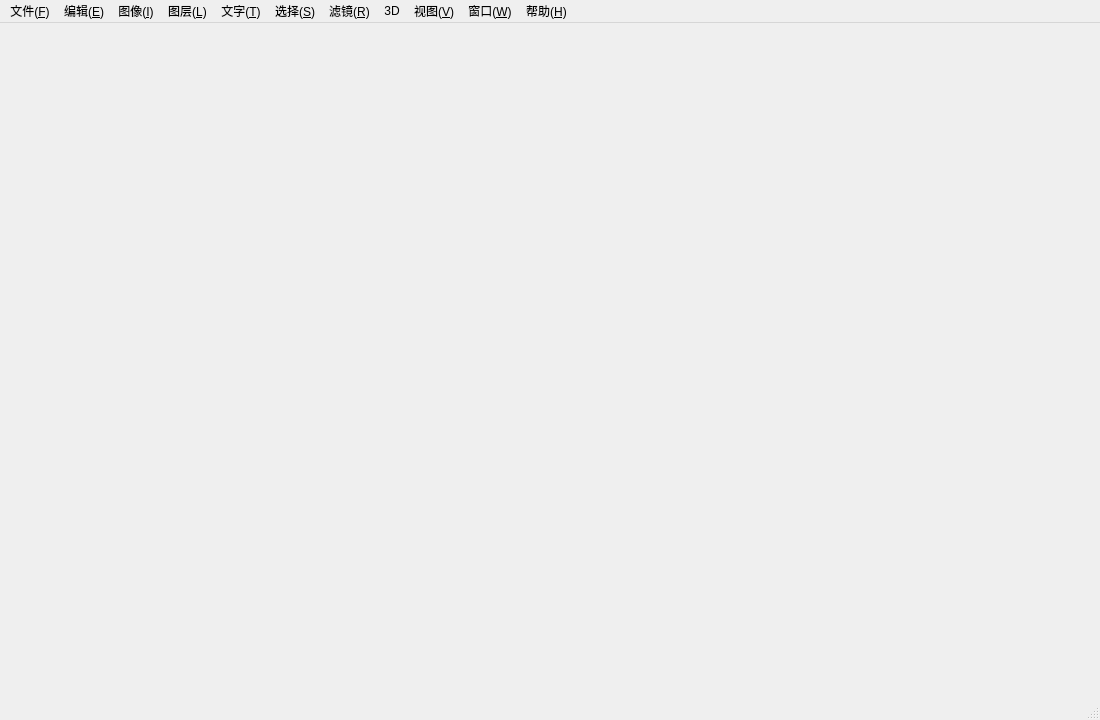
<?xml version="1.0" encoding="UTF-8"?>
<ui version="4.0">
 <class>MainWindow</class>
 <widget class="QMainWindow" name="MainWindow">
  <property name="geometry">
   <rect>
    <x>0</x>
    <y>0</y>
    <width>1100</width>
    <height>720</height>
   </rect>
  </property>
  <property name="windowTitle">
   <string>photoshopDemo</string>
  </property>
  <widget class="QWidget" name="centralwidget">
   <layout class="QVBoxLayout" name="rootVerticalLayout">
    <property name="spacing">
     <number>0</number>
    </property>
    <property name="leftMargin">
     <number>0</number>
    </property>
    <property name="topMargin">
     <number>0</number>
    </property>
    <property name="rightMargin">
     <number>0</number>
    </property>
    <property name="bottomMargin">
     <number>0</number>
    </property>
    <item>
     <widget class="ToolOptionsBar" name="toolOptionsBar" native="true"/>
    </item>
    <item>
     <layout class="QHBoxLayout" name="workspaceLayout">
      <property name="spacing">
       <number>0</number>
      </property>
      <item>
       <widget class="ToolBox" name="toolBox" native="true"/>
      </item>
      <item>
       <widget class="CanvasView" name="canvasView" native="true"/>
      </item>
      <item>
       <widget class="LayerPanel" name="layerPanel" native="true">
        <property name="minimumSize">
         <size>
          <width>240</width>
          <height>0</height>
         </size>
        </property>
        <property name="maximumSize">
         <size>
          <width>320</width>
          <height>16777215</height>
         </size>
        </property>
       </widget>
      </item>
     </layout>
    </item>
   </layout>
  </widget>
  <widget class="QMenuBar" name="menubar">
   <property name="geometry">
    <rect>
     <x>0</x>
     <y>0</y>
     <width>1100</width>
     <height>22</height>
    </rect>
   </property>
   <!-- 顶栏顺序对齐 Photoshop（中文）：文件 编辑 图像 图层 文字 选择 滤镜 3D 视图 窗口 帮助 -->
   <widget class="QMenu" name="menuFile">
    <property name="title">
     <string>文件(&amp;F)</string>
    </property>
    <addaction name="actionNew"/>
    <addaction name="actionOpen"/>
    <addaction name="actionOpenAs"/>
    <addaction name="separator"/>
    <addaction name="actionClose"/>
    <addaction name="actionCloseAll"/>
    <addaction name="separator"/>
    <addaction name="actionSave"/>
    <addaction name="actionSaveAs"/>
    <addaction name="actionExport"/>
    <addaction name="separator"/>
    <addaction name="actionPrint"/>
    <addaction name="separator"/>
    <addaction name="actionExit"/>
   </widget>
   <widget class="QMenu" name="menuEdit">
    <property name="title">
     <string>编辑(&amp;E)</string>
    </property>
    <addaction name="actionUndo"/>
    <addaction name="actionRedo"/>
    <addaction name="separator"/>
    <addaction name="actionCut"/>
    <addaction name="actionCopy"/>
    <addaction name="actionPaste"/>
    <addaction name="separator"/>
    <addaction name="actionFill"/>
    <addaction name="actionStroke"/>
    <addaction name="actionFreeTransform"/>
   </widget>
   <widget class="QMenu" name="menuImage">
    <property name="title">
     <string>图像(&amp;I)</string>
    </property>
    <addaction name="actionMode"/>
    <addaction name="actionAdjustments"/>
    <addaction name="separator"/>
    <addaction name="actionImageSize"/>
    <addaction name="actionCanvasSize"/>
    <addaction name="actionImageRotation"/>
    <addaction name="actionCrop"/>
   </widget>
   <widget class="QMenu" name="menuLayer">
    <property name="title">
     <string>图层(&amp;L)</string>
    </property>
    <addaction name="actionLayerNew"/>
    <addaction name="actionLayerDuplicate"/>
    <addaction name="actionLayerDelete"/>
    <addaction name="separator"/>
    <addaction name="actionLayerRename"/>
    <addaction name="actionLayerProperties"/>
    <addaction name="separator"/>
    <addaction name="actionNewAdjustmentLayer"/>
    <addaction name="actionLayerMask"/>
    <addaction name="actionLayerStyle"/>
   </widget>
   <widget class="QMenu" name="menuType">
    <property name="title">
     <string>文字(&amp;T)</string>
    </property>
    <addaction name="actionTypeHorizontal"/>
    <addaction name="actionTypeVertical"/>
    <addaction name="separator"/>
    <addaction name="actionTypePanels"/>
   </widget>
   <widget class="QMenu" name="menuSelect">
    <property name="title">
     <string>选择(&amp;S)</string>
    </property>
    <addaction name="actionSelectAll"/>
    <addaction name="actionSelectDeselect"/>
    <addaction name="actionSelectReselect"/>
    <addaction name="actionSelectInverse"/>
    <addaction name="separator"/>
    <addaction name="actionSelectColorRange"/>
    <addaction name="actionSelectModify"/>
   </widget>
   <widget class="QMenu" name="menuFilter">
    <property name="title">
     <string>滤镜(&amp;R)</string>
    </property>
    <addaction name="actionFilterGallery"/>
    <addaction name="separator"/>
    <addaction name="actionFilterBlur"/>
    <addaction name="actionFilterSharpen"/>
    <addaction name="actionFilterNoise"/>
    <addaction name="actionFilterDistort"/>
   </widget>
   <widget class="QMenu" name="menu3D">
    <property name="title">
     <string>3D</string>
    </property>
    <addaction name="action3DNew"/>
    <addaction name="action3DRender"/>
   </widget>
   <widget class="QMenu" name="menuView">
    <property name="title">
     <string>视图(&amp;V)</string>
    </property>
    <addaction name="actionZoomIn"/>
    <addaction name="actionZoomOut"/>
    <addaction name="actionZoomFit"/>
    <addaction name="actionZoomActual"/>
    <addaction name="separator"/>
    <addaction name="actionShowRulers"/>
    <addaction name="actionShowGuides"/>
    <addaction name="actionShowGrid"/>
   </widget>
   <widget class="QMenu" name="menuWindow">
    <property name="title">
     <string>窗口(&amp;W)</string>
    </property>
    <addaction name="actionWindowLayers"/>
    <addaction name="actionWindowChannels"/>
    <addaction name="actionWindowPaths"/>
    <addaction name="actionWindowColor"/>
    <addaction name="actionWindowHistogram"/>
    <addaction name="separator"/>
    <addaction name="actionWindowWorkspace"/>
   </widget>
   <widget class="QMenu" name="menuHelp">
    <property name="title">
     <string>帮助(&amp;H)</string>
    </property>
    <addaction name="actionHelpAbout"/>
   </widget>
   <addaction name="menuFile"/>
   <addaction name="menuEdit"/>
   <addaction name="menuImage"/>
   <addaction name="menuLayer"/>
   <addaction name="menuType"/>
   <addaction name="menuSelect"/>
   <addaction name="menuFilter"/>
   <addaction name="menu3D"/>
   <addaction name="menuView"/>
   <addaction name="menuWindow"/>
   <addaction name="menuHelp"/>
  </widget>
  <widget class="QStatusBar" name="statusbar"/>
  <!-- ===== 文件（已实现部分可点） ===== -->
  <action name="actionNew">
   <property name="text">
    <string>新建(&amp;N)...</string>
   </property>
   <property name="shortcut">
    <string>Ctrl+N</string>
   </property>
  </action>
  <action name="actionOpen">
   <property name="text">
    <string>打开(&amp;O)...</string>
   </property>
   <property name="shortcut">
    <string>Ctrl+O</string>
   </property>
  </action>
  <action name="actionOpenAs">
   <property name="text">
    <string>打开为...</string>
   </property>
   <property name="enabled">
    <bool>false</bool>
   </property>
  </action>
  <action name="actionClose">
   <property name="text">
    <string>关闭(&amp;C)</string>
   </property>
   <property name="shortcut">
    <string>Ctrl+W</string>
   </property>
   <property name="enabled">
    <bool>false</bool>
   </property>
  </action>
  <action name="actionCloseAll">
   <property name="text">
    <string>关闭全部</string>
   </property>
   <property name="enabled">
    <bool>false</bool>
   </property>
  </action>
  <action name="actionSave">
   <property name="text">
    <string>存储(&amp;S)</string>
   </property>
   <property name="shortcut">
    <string>Ctrl+S</string>
   </property>
   <property name="enabled">
    <bool>false</bool>
   </property>
  </action>
  <action name="actionSaveAs">
   <property name="text">
    <string>存储为(&amp;A)...</string>
   </property>
   <property name="shortcut">
    <string>Ctrl+Shift+S</string>
   </property>
   <property name="enabled">
    <bool>false</bool>
   </property>
  </action>
  <action name="actionExport">
   <property name="text">
    <string>导出(&amp;E)...</string>
   </property>
   <property name="enabled">
    <bool>false</bool>
   </property>
  </action>
  <action name="actionPrint">
   <property name="text">
    <string>打印(&amp;P)...</string>
   </property>
   <property name="enabled">
    <bool>false</bool>
   </property>
  </action>
  <action name="actionExit">
   <property name="text">
    <string>退出(&amp;X)</string>
   </property>
  </action>
  <!-- ===== 编辑 ===== -->
  <action name="actionUndo">
   <property name="text">
    <string>还原(&amp;U)</string>
   </property>
   <property name="shortcut">
    <string>Ctrl+Z</string>
   </property>
   <property name="enabled">
    <bool>false</bool>
   </property>
  </action>
  <action name="actionRedo">
   <property name="text">
    <string>重做</string>
   </property>
   <property name="shortcut">
    <string>Ctrl+Shift+Z</string>
   </property>
   <property name="enabled">
    <bool>false</bool>
   </property>
  </action>
  <action name="actionCut">
   <property name="text">
    <string>剪切(&amp;T)</string>
   </property>
   <property name="shortcut">
    <string>Ctrl+X</string>
   </property>
   <property name="enabled">
    <bool>false</bool>
   </property>
  </action>
  <action name="actionCopy">
   <property name="text">
    <string>拷贝(&amp;C)</string>
   </property>
   <property name="shortcut">
    <string>Ctrl+C</string>
   </property>
   <property name="enabled">
    <bool>false</bool>
   </property>
  </action>
  <action name="actionPaste">
   <property name="text">
    <string>粘贴(&amp;P)</string>
   </property>
   <property name="shortcut">
    <string>Ctrl+V</string>
   </property>
   <property name="enabled">
    <bool>false</bool>
   </property>
  </action>
  <action name="actionFill">
   <property name="text">
    <string>填充...</string>
   </property>
   <property name="enabled">
    <bool>false</bool>
   </property>
  </action>
  <action name="actionStroke">
   <property name="text">
    <string>描边...</string>
   </property>
   <property name="enabled">
    <bool>false</bool>
   </property>
  </action>
  <action name="actionFreeTransform">
   <property name="text">
    <string>自由变换</string>
   </property>
   <property name="shortcut">
    <string>Ctrl+T</string>
   </property>
   <property name="enabled">
    <bool>false</bool>
   </property>
  </action>
  <!-- ===== 图像 ===== -->
  <action name="actionMode">
   <property name="text">
    <string>模式</string>
   </property>
   <property name="enabled">
    <bool>false</bool>
   </property>
  </action>
  <action name="actionAdjustments">
   <property name="text">
    <string>调整</string>
   </property>
   <property name="enabled">
    <bool>false</bool>
   </property>
  </action>
  <action name="actionImageSize">
   <property name="text">
    <string>图像大小...</string>
   </property>
   <property name="enabled">
    <bool>false</bool>
   </property>
  </action>
  <action name="actionCanvasSize">
   <property name="text">
    <string>画布大小...</string>
   </property>
   <property name="enabled">
    <bool>false</bool>
   </property>
  </action>
  <action name="actionImageRotation">
   <property name="text">
    <string>图像旋转</string>
   </property>
   <property name="enabled">
    <bool>false</bool>
   </property>
  </action>
  <action name="actionCrop">
   <property name="text">
    <string>裁剪</string>
   </property>
   <property name="enabled">
    <bool>false</bool>
   </property>
  </action>
  <!-- ===== 图层（面板已有新建/删除，菜单先占位，后续接线） ===== -->
  <action name="actionLayerNew">
   <property name="text">
    <string>新建</string>
   </property>
   <property name="enabled">
    <bool>false</bool>
   </property>
  </action>
  <action name="actionLayerDuplicate">
   <property name="text">
    <string>复制图层</string>
   </property>
   <property name="enabled">
    <bool>false</bool>
   </property>
  </action>
  <action name="actionLayerDelete">
   <property name="text">
    <string>删除</string>
   </property>
   <property name="enabled">
    <bool>false</bool>
   </property>
  </action>
  <action name="actionLayerRename">
   <property name="text">
    <string>重命名图层...</string>
   </property>
   <property name="enabled">
    <bool>false</bool>
   </property>
  </action>
  <action name="actionLayerProperties">
   <property name="text">
    <string>图层属性...</string>
   </property>
   <property name="enabled">
    <bool>false</bool>
   </property>
  </action>
  <action name="actionNewAdjustmentLayer">
   <property name="text">
    <string>新建调整图层</string>
   </property>
   <property name="enabled">
    <bool>false</bool>
   </property>
  </action>
  <action name="actionLayerMask">
   <property name="text">
    <string>图层蒙版</string>
   </property>
   <property name="enabled">
    <bool>false</bool>
   </property>
  </action>
  <action name="actionLayerStyle">
   <property name="text">
    <string>图层样式</string>
   </property>
   <property name="enabled">
    <bool>false</bool>
   </property>
  </action>
  <!-- ===== 文字 ===== -->
  <action name="actionTypeHorizontal">
   <property name="text">
    <string>横排文字</string>
   </property>
   <property name="enabled">
    <bool>false</bool>
   </property>
  </action>
  <action name="actionTypeVertical">
   <property name="text">
    <string>直排文字</string>
   </property>
   <property name="enabled">
    <bool>false</bool>
   </property>
  </action>
  <action name="actionTypePanels">
   <property name="text">
    <string>面板</string>
   </property>
   <property name="enabled">
    <bool>false</bool>
   </property>
  </action>
  <!-- ===== 选择 ===== -->
  <action name="actionSelectAll">
   <property name="text">
    <string>全部(&amp;A)</string>
   </property>
   <property name="shortcut">
    <string>Ctrl+A</string>
   </property>
   <property name="enabled">
    <bool>false</bool>
   </property>
  </action>
  <action name="actionSelectDeselect">
   <property name="text">
    <string>取消选择(&amp;D)</string>
   </property>
   <property name="shortcut">
    <string>Ctrl+D</string>
   </property>
   <property name="enabled">
    <bool>false</bool>
   </property>
  </action>
  <action name="actionSelectReselect">
   <property name="text">
    <string>重新选择</string>
   </property>
   <property name="enabled">
    <bool>false</bool>
   </property>
  </action>
  <action name="actionSelectInverse">
   <property name="text">
    <string>反向</string>
   </property>
   <property name="shortcut">
    <string>Ctrl+Shift+I</string>
   </property>
   <property name="enabled">
    <bool>false</bool>
   </property>
  </action>
  <action name="actionSelectColorRange">
   <property name="text">
    <string>色彩范围...</string>
   </property>
   <property name="enabled">
    <bool>false</bool>
   </property>
  </action>
  <action name="actionSelectModify">
   <property name="text">
    <string>修改</string>
   </property>
   <property name="enabled">
    <bool>false</bool>
   </property>
  </action>
  <!-- ===== 滤镜 ===== -->
  <action name="actionFilterGallery">
   <property name="text">
    <string>滤镜库...</string>
   </property>
   <property name="enabled">
    <bool>false</bool>
   </property>
  </action>
  <action name="actionFilterBlur">
   <property name="text">
    <string>模糊</string>
   </property>
   <property name="enabled">
    <bool>false</bool>
   </property>
  </action>
  <action name="actionFilterSharpen">
   <property name="text">
    <string>锐化</string>
   </property>
   <property name="enabled">
    <bool>false</bool>
   </property>
  </action>
  <action name="actionFilterNoise">
   <property name="text">
    <string>杂色</string>
   </property>
   <property name="enabled">
    <bool>false</bool>
   </property>
  </action>
  <action name="actionFilterDistort">
   <property name="text">
    <string>扭曲</string>
   </property>
   <property name="enabled">
    <bool>false</bool>
   </property>
  </action>
  <!-- ===== 3D ===== -->
  <action name="action3DNew">
   <property name="text">
    <string>新建 3D 图层</string>
   </property>
   <property name="enabled">
    <bool>false</bool>
   </property>
  </action>
  <action name="action3DRender">
   <property name="text">
    <string>渲染</string>
   </property>
   <property name="enabled">
    <bool>false</bool>
   </property>
  </action>
  <!-- ===== 视图（缩放已实现） ===== -->
  <action name="actionZoomIn">
   <property name="text">
    <string>放大</string>
   </property>
   <property name="shortcut">
    <string>Ctrl++</string>
   </property>
  </action>
  <action name="actionZoomOut">
   <property name="text">
    <string>缩小</string>
   </property>
   <property name="shortcut">
    <string>Ctrl+-</string>
   </property>
  </action>
  <action name="actionZoomFit">
   <property name="text">
    <string>按屏幕大小缩放</string>
   </property>
   <property name="shortcut">
    <string>Ctrl+0</string>
   </property>
  </action>
  <action name="actionZoomActual">
   <property name="text">
    <string>实际像素</string>
   </property>
   <property name="shortcut">
    <string>Ctrl+1</string>
   </property>
  </action>
  <action name="actionShowRulers">
   <property name="text">
    <string>标尺</string>
   </property>
   <property name="checkable">
    <bool>true</bool>
   </property>
   <property name="enabled">
    <bool>false</bool>
   </property>
  </action>
  <action name="actionShowGuides">
   <property name="text">
    <string>参考线</string>
   </property>
   <property name="checkable">
    <bool>true</bool>
   </property>
   <property name="enabled">
    <bool>false</bool>
   </property>
  </action>
  <action name="actionShowGrid">
   <property name="text">
    <string>网格</string>
   </property>
   <property name="checkable">
    <bool>true</bool>
   </property>
   <property name="enabled">
    <bool>false</bool>
   </property>
  </action>
  <!-- ===== 窗口 ===== -->
  <action name="actionWindowLayers">
   <property name="text">
    <string>图层</string>
   </property>
   <property name="checkable">
    <bool>true</bool>
   </property>
   <property name="checked">
    <bool>true</bool>
   </property>
  </action>
  <action name="actionWindowChannels">
   <property name="text">
    <string>通道</string>
   </property>
   <property name="enabled">
    <bool>false</bool>
   </property>
  </action>
  <action name="actionWindowPaths">
   <property name="text">
    <string>路径</string>
   </property>
   <property name="enabled">
    <bool>false</bool>
   </property>
  </action>
  <action name="actionWindowColor">
   <property name="text">
    <string>颜色</string>
   </property>
   <property name="enabled">
    <bool>false</bool>
   </property>
  </action>
  <action name="actionWindowHistogram">
   <property name="text">
    <string>直方图</string>
   </property>
   <property name="enabled">
    <bool>false</bool>
   </property>
  </action>
  <action name="actionWindowWorkspace">
   <property name="text">
    <string>工作区</string>
   </property>
   <property name="enabled">
    <bool>false</bool>
   </property>
  </action>
  <!-- ===== 帮助 ===== -->
  <action name="actionHelpAbout">
   <property name="text">
    <string>关于 photoshopDemo</string>
   </property>
  </action>
 </widget>
 <customwidgets>
  <customwidget>
   <class>CanvasView</class>
   <extends>QWidget</extends>
   <header>ui/canvasview.h</header>
   <container>1</container>
  </customwidget>
  <customwidget>
   <class>LayerPanel</class>
   <extends>QWidget</extends>
   <header>ui/layerpanel.h</header>
   <container>1</container>
  </customwidget>
  <customwidget>
   <class>ToolBox</class>
   <extends>QWidget</extends>
   <header>ui/toolbox.h</header>
   <container>1</container>
  </customwidget>
  <customwidget>
   <class>ToolOptionsBar</class>
   <extends>QWidget</extends>
   <header>ui/tooloptionsbar.h</header>
   <container>1</container>
  </customwidget>
 </customwidgets>
 <resources/>
 <connections/>
</ui>
